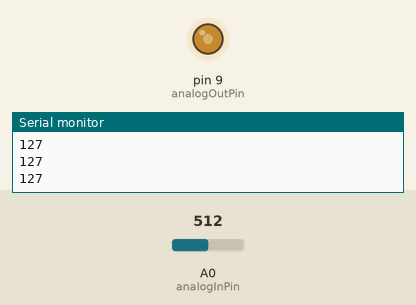
A sketch run on a simulated Arduino Uno, built with avr-gcc and run on an emulated ATmega328P. Shown: output pins drawn as LEDs (lit = HIGH), the last lines printed to the serial monitor. The inputs (shaded band) are chosen by the test bench; at power-on: A0 (analogInPin) = 512.

Above: at 1.2 s.
1.3 s: A0 (analogInPin) set to 716
At 2.3 s:
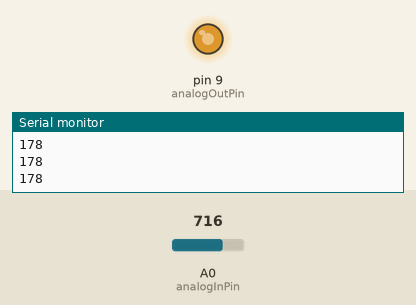
2.8 s: A0 (analogInPin) set to 900
At 3.5 s:
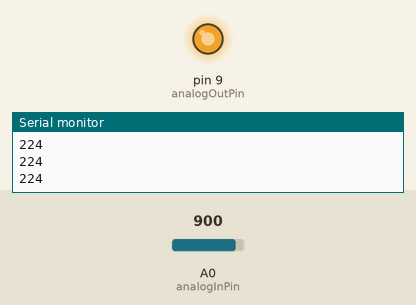
4.3 s: A0 (analogInPin) set to 122
At 4.6 s:
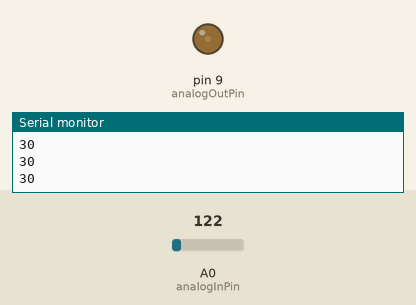
5.8 s: A0 (analogInPin) set to 0
At 6.9 s:
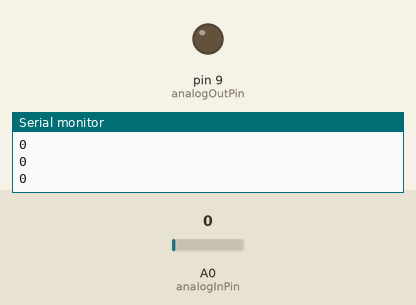
7.3 s: A0 (analogInPin) set to 511
At 8.0 s:
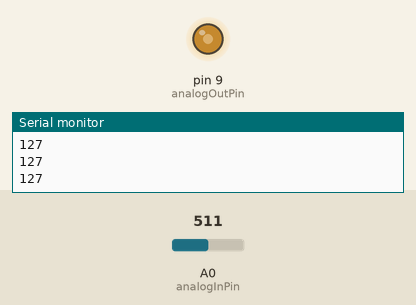
Timing chart, 0 to 9.8 s (numbered marks = the images above; inputs shaded):
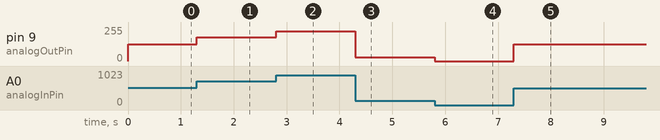

Measured:
- after the input at 1.3 s, pin 9 (analogOutPin): 127/255 → 178/255 at once
- after the input at 2.8 s, pin 9 (analogOutPin): 178/255 → 224/255 at once
- after the input at 4.3 s, pin 9 (analogOutPin): 224/255 → 30/255 at once
- after the input at 5.8 s, pin 9 (analogOutPin): 30/255 → 0/255 at once
- after the input at 7.3 s, pin 9 (analogOutPin): 0/255 → 127/255 at once

The sketch:

FadeLED_test_TODO_.ino
```cpp
const int analogInPin = A0;
const int analogOutPin = 9;

int sensorValue = 0;
int outputValue = 0;
void setup() {

  Serial.begin(9600);
}

void loop() {

  sensorValue = analogRead(analogInPin);
  outputValue = map(sensorValue, 0, 1023, 0, 255);
  analogWrite(analogOutPin, outputValue);
  byte data = Serial.read();
  Serial.println(outputValue);

}
```
